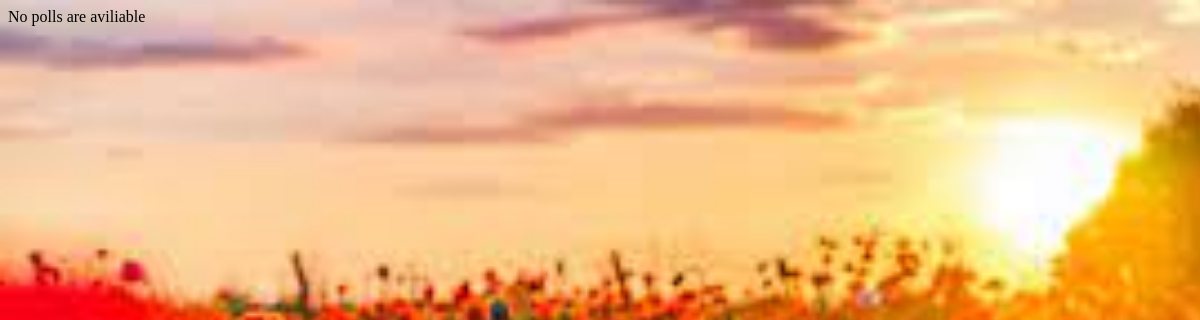
The page /polls/ on the database as committed earlier.
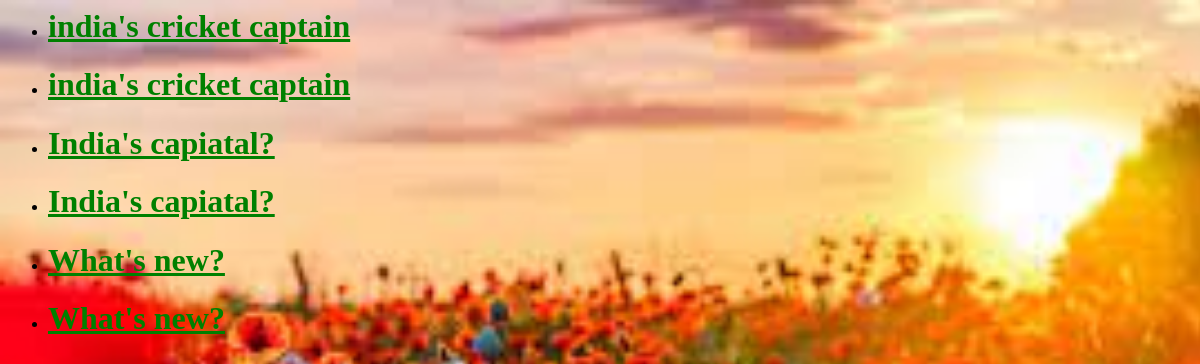
The same page on the database as committed later.
### polls/models.py (models this page shows, shortened)
class Question(models.Model):
    question_text = models.CharField(max_length=200)
    pub_date = models.DateTimeField('date published')

### polls/views.py (the view)
# urls.py: path('',  views.IndexView.as_view(), name="index"),
class IndexView(generic.ListView):
    template_name = "polls/index.html"
    context_object_name = "latest_question_list"
    def get_queryset(self):
        return Question.objects. \
                   filter(pub_date__lte=timezone.now()) \
                   .order_by("-pub_date")[:5]

### polls/templates/polls/index.html
{% load static %}
<link rel="stylesheet" type="text/css" href="{% static 'polls/style.css' %}">
{% if latest_question_list %}
    <ul>
        {% for question in latest_question_list %}
        <li><h1><a href="/polls/{{question.id}}/">{{ question.question_text  }} </a></h1></li>
        <li><h1><a href="{% url 'polls:detail' question.id%}">{{question.question_text}} </a></h1></li>
        {% endfor %}
    </ul>
{% else %}
    <p> No polls are aviliable </p>
{% endif %}

### polls/static/polls/style.css (style rules this page uses)
li a { color : green; }

Rows that differ between the two databases and show on the page:
added Question: question_text "india's cricket captain"
added Question: question_text "India's capiatal?"
added Question: question_text "What's new?"
Other text that changed with them:
text no longer shown: "No polls are aviliable"
